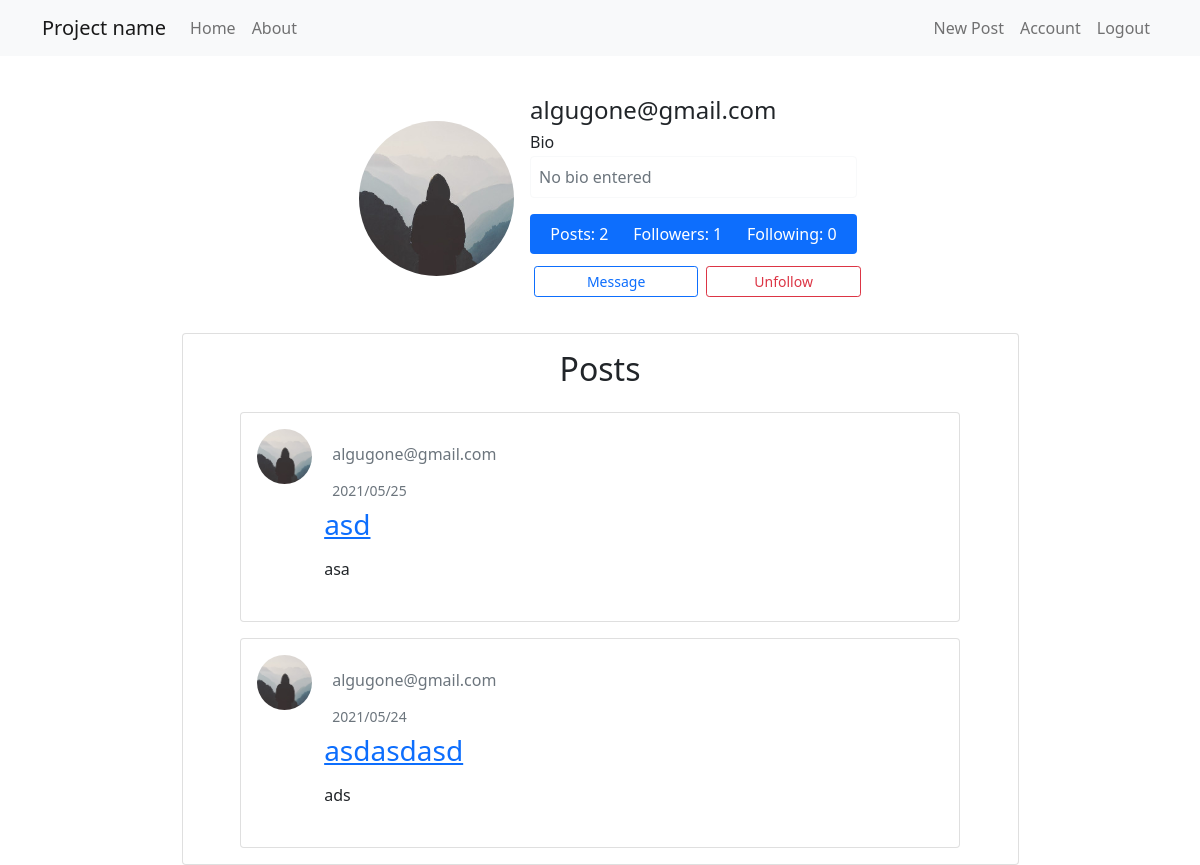
Screenshot of /user/1 (signed in) with the database file from the repository.
### flask_app/models.py (models this page shows, shortened)
class User(db.Model, UserMixin):
    id = db.Column(db.Integer, primary_key=True)
    username = db.Column(db.String(20), unique=True, nullable=False)
    email = db.Column(db.String(120), unique=True, nullable=False)
    profile_image = db.Column(db.String(20), nullable=False, default='default.jpg')
    password = db.Column(db.String(60), nullable=False)
    bio = db.Column(db.Text, nullable=True)
    posts = db.relationship('Posts', backref='author', lazy=True)
    comments = db.relationship('Comments', backref='author', lazy=True)
    liked = db.relationship('Likes', foreign_keys='Likes.user_id', backref='user', lazy='dynamic')
    followed = db.relationship('User', secondary=followers, primaryjoin=(followers.c.follower_id == id), secondaryjoin=(followers.c.followed_id == id),
                               backref=db.backref('followers', lazy='dynamic'), lazy='dynamic')
    def is_following(self, user):
        return self.followed.filter(followers.c.followed_id == user.id).count() > 0

class Posts(db.Model):
    id = db.Column(db.Integer, primary_key=True)
    title = db.Column(db.String(100), nullable=False)
    date_posted = db.Column(db.DateTime, nullable=False, default=datetime.utcnow)
    content = db.Column(db.Text, nullable=False)
    post_image = db.Column(db.String(20), nullable=True)
    comments = db.relationship('Comments', backref='post', lazy=True)
    user_id = db.Column(db.Integer, db.ForeignKey('user.id'), nullable=False)
    likes = db.relationship('Likes', backref='post', lazy=True)

### flask_app/routes.py (the view)
@app.route("/user/<int:user_id>")
def user(user_id):
    user = User.query.get_or_404(user_id)
    if user == current_user:
        return redirect(url_for('account'))
    form = ActionForm()
    return render_template('account.html', current_user=current_user, user=user, image_file=user.profile_image, num_of_posts=len(user.posts), form=form)

### flask_app/forms.py
class ActionForm(FlaskForm):
    submit = SubmitField('Action')

### flask_app/models.py (called while the page is built)
@login_manager.user_loader
def load_user(user_id):
    return User.query.get(int(user_id))

### flask_app/templates/account.html (shortened to what this page needs)
{% extends "layout.html" %}
{% block body %}
    <div class="container d-flex justify-content-center">
        <div class="card p-3 w-50 border-0">
            <div class="d-flex align-items-center">
                <div class="image p-3">
                    <img src="{{ url_for('static', filename='profile_pics/' + user.profile_image) }}" class="rounded-circle" width="155" height="155" alt="pfp">
                </div>
                <div class="ml-3 w-100">
                    <h4 class="mb-0 mt-0">{{ user.username }}</h4>
                    <h6 class="mt-2 mb-1">Bio</h6>
                    {% if user.bio %}
                        <p class="border border-light rounded p-2" style="max-width: 43ch; white-space: pre-wrap;">{{ user.bio }}</p>
                    {% else %}
                        <p class="border border-light rounded p-2 text-muted" style="max-width: 43ch;">No bio entered</p>
                    {% endif %}
                    <div class="p-2 mt-2 bg-primary d-flex justify-content-around rounded text-white stats w-100">
                        <div class=" flex-column">
                            <span class="fs-6">Posts:</span>
                            <span class="number1">{{num_of_posts}}</span>
                        </div>
                        <div class="flex-column">
                            <span class="fs-6">Followers:</span>
                            <span class="number2">{{ user.followers.count() }}</span>
                        </div>
                        <div class="flex-column">
                            <span class="fs-6">Following:</span>
                            <span class="number2">{{ user.followed.count() }}</span>
                        </div>
                    </div>
                    {% if not user == current_user %}
                        <div class="button mt-2 d-flex flex-row align-items-center">
                            <button class="btn btn-sm btn-outline-primary w-100 m-1">Message</button>
                            {% if not current_user.is_following(user) %}
                                <form class="w-100" action="{{ url_for('follow', user_username=user.username) }}" method="POST">
                                    {{ form.hidden_tag() }}
                                    {{ form.submit(value='Follow', class='btn btn-outline-primary w-100 m-1 btn-sm ') }}
                                </form>
                            {% else %}
                                <form class="w-100" action="{{ url_for('unfollow', user_username=user.username) }}" method="POST">
                                    {{ form.submit(value='Unfollow', class='btn btn-outline-danger w-100 m-1 btn-sm ') }}
                                </form>
                            {% endif %}
                        </div>
                    {% else %}
                        <a class="btn btn-primary w-100 mt-2" data-toggle="collapse" href="#edit-info" role="button" aria-expanded="false" aria-controls="collapseExample">
                            Edit Account Details
                        </a>
                    {% endif %}
                </div>
            </div>
        </div>
    </div>
    <div class="d-flex justify-content-center">
        <div class="card p-3 w-75 mt-3 d-flex justify-content-center">
            <h2 class="d-flex justify-content-center">Posts</h2>
                {% for post in user.posts[::-1] %}
                    <div class="d-flex justify-content-center">
                        <div class="card mt-3" style="width: 45rem;">
                            <div class="card-body">
                                <div class="row">
                                    <div class="col-1 ml-lg-1">
                                        <img class="rounded-circle" style="height: 55px; width: 55px;" src="{{ url_for('static', filename='profile_pics/' + post.author.profile_image) }}" alt="pfp">
                                    </div>
                                    <div class="col-9 m-2">
                                        <h6 class="card-subtitle m-2 text-muted">
                                            <p class="mr-3">{{ post.author.username }}</p>
                                            <small class="text-muted">{{ post.date_posted.strftime('%Y/%m/%d') }}</small>
                                        </h6>
                                        <h3 class="card-title"><a href="{{ url_for('post', post_id=post.id) }}">{{ post.title }}</a></h3>
                                        <p class="card-text"><p class="card-text">{{ post.content }}</p></p>
                                    </div>
                                </div>
                            </div>
                        </div>
                    </div>
            {% endfor %}
        </div>
    </div>
{% endblock %}

### rows the page displays
User: profile_image (placeholder picture), username "algugone@gmail.com"
Posts: profile_image (placeholder picture), author.username "algugone@gmail.com", date_posted "2021/05/25", title "asd", content "asa"
Posts: profile_image (placeholder picture), author.username "algugone@gmail.com", date_posted "2021/05/24", title "asdasdasd", content "ads"

### other values shown
{{ num_of_posts }} "2"
{{ user.followers.count() }} "1"
{{ user.followed.count() }} "0"
